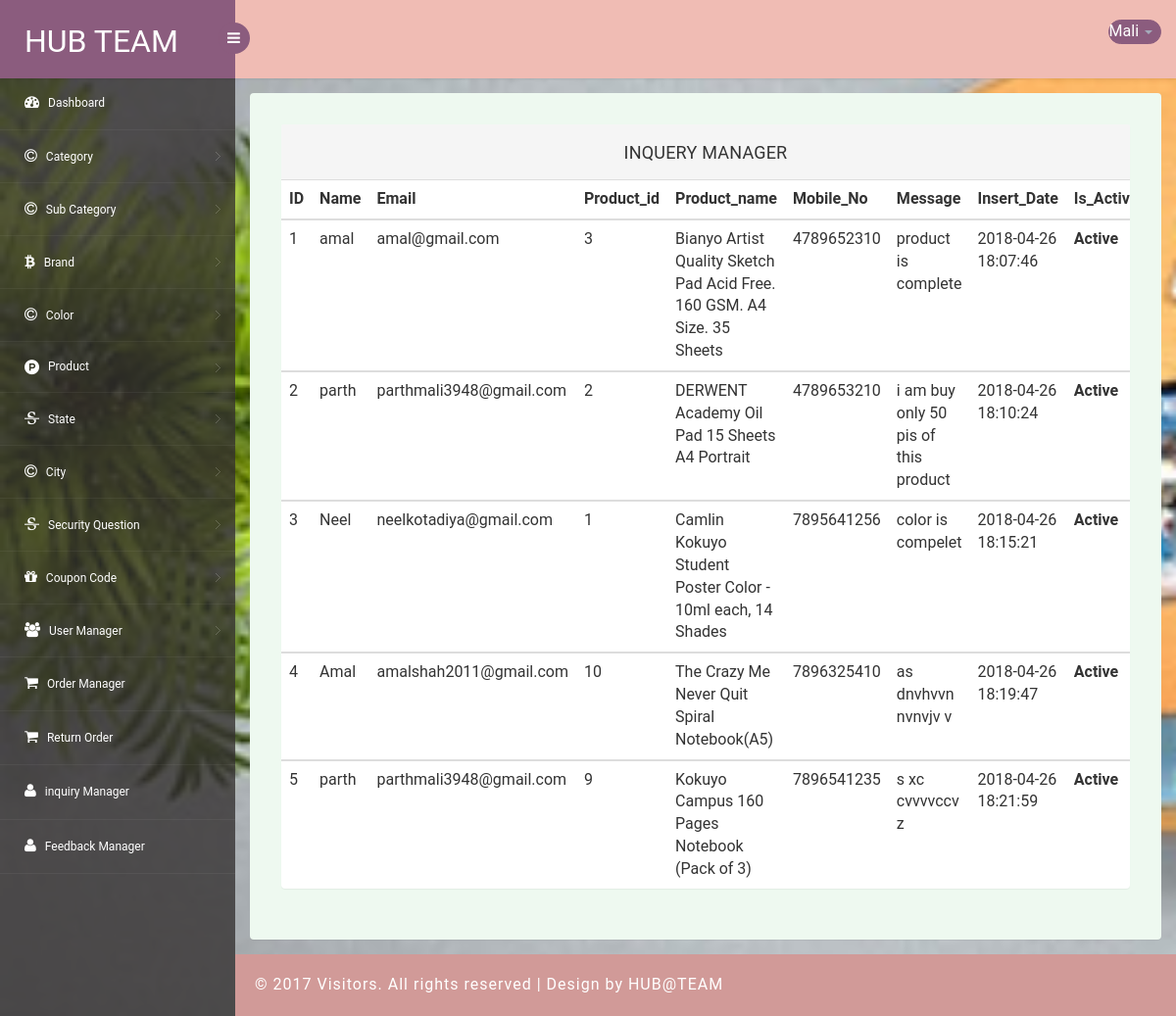
Page /Stationery_Hub/admin/inquiry_manager.php (signed in) on the committed database.
### tables this page shows
CREATE TABLE IF NOT EXISTS `inq_tbl` (
  `inq_id` int(11) NOT NULL AUTO_INCREMENT,
  `prod_id` int(11) NOT NULL,
  `user_id` int(11) NOT NULL,
  `name` varchar(100) NOT NULL,
  `email` varchar(100) NOT NULL,
  `mobile_no` varchar(10) NOT NULL,
  `inq_msg` varchar(150) NOT NULL,
  `is_active` int(11) NOT NULL,
  `doi` datetime NOT NULL,
  `dou` datetime NOT NULL,
  PRIMARY KEY (`inq_id`)
);

CREATE TABLE IF NOT EXISTS `user_tbl` (
  `user_id` int(11) NOT NULL AUTO_INCREMENT,
  `fname` varchar(50) NOT NULL,
  `lname` varchar(50) NOT NULL,
  `email` varchar(100) NOT NULL,
  `pass` varchar(50) NOT NULL,
  `gender` varchar(6) NOT NULL,
  `profile_pic` varchar(100) NOT NULL,
  `sec_que` varchar(150) NOT NULL,
  `sec_ans` varchar(150) NOT NULL,
  `add1` varchar(100) NOT NULL,
  `city_id` varchar(100) NOT NULL,
  `state_id` varchar(100) NOT NULL,
  `is_active` int(11) NOT NULL,
  `doi` datetime NOT NULL,
  `dou` datetime NOT NULL,
  `user_typ` int(11) NOT NULL,
  PRIMARY KEY (`user_id`)
);

CREATE TABLE IF NOT EXISTS `product_tbl` (
  `prod_id` int(11) NOT NULL AUTO_INCREMENT,
  `prod_name` varchar(100) NOT NULL,
  `brand_id` int(11) NOT NULL,
  `color_id` int(11) NOT NULL,
  `cat_id` int(11) NOT NULL,
  `sub_cat_id` int(11) NOT NULL,
  `b2b_price` varchar(10) NOT NULL,
  `b2b_qun` int(11) NOT NULL,
  `b2c_price` varchar(10) NOT NULL,
  `prod_img1` varchar(100) NOT NULL,
  `prod_img2` varchar(100) NOT NULL,
  `prod_img3` varchar(100) NOT NULL,
  `prod_dec` varchar(150) NOT NULL,
  `is_active` int(11) NOT NULL,
  `doi` datetime NOT NULL,
  `dou` datetime NOT NULL,
  PRIMARY KEY (`prod_id`)
);

### Stationery_Hub/admin/inquiry_manager.php (the view, shortened to what this page needs)
<?php
require "common/header.php";
$qry="SELECT * FROM inq_tbl WHERE is_active!=0";
$rs=mysqli_query($conn,$qry);
?>
<section id="main-content">
	<section class="wrapper">
		<div class="table-agile-info">
   <div class="panel panel-default">
    <div class="panel-heading">
     Inquery MANAGER
    </div>
      <div class="table-responsive">
      <table class="table" ui-jq="footable" >
        <thead>
          <tr>
            <th data-breakpoints="xs">ID</th>
            <th>Name</th>
            <th>Email</th>
            <th>Product_id</th>
            <th>Product_name</th>
            <th>Mobile_No</th>
            <th>Message</th>
            <th>Insert_Date</th>
            <th>Is_Active</th>
          </tr>
        </thead>
        <?php
            while($row=mysqli_fetch_assoc($rs))
                {
        ?>
        <tbody>
          <tr data-expanded="true">
                                <td><?php echo $row['inq_id']; ?></td>
                                 <td><?php $user_id=$row['user_id'];
                                      $qry1="SELECT fname FROM user_tbl WHERE user_id=$user_id";
                                        $rs1=mysqli_query($conn,$qry1);
                                          while($row1=mysqli_fetch_assoc($rs1))
                                                    {
                                                         echo $row1['fname'];
                                ?></td>
                                <?php } ?>
                                <td><?php $user_id=$row['user_id'];
                                      $qry1="SELECT email FROM user_tbl WHERE user_id=$user_id";
                                        $rs1=mysqli_query($conn,$qry1);
                                          while($row1=mysqli_fetch_assoc($rs1))
                                                    {
                                                         echo $row1['email'];
                                ?></td>
                                <?php } ?>
                                 <td><?php echo $row['prod_id']; ?></td>
                                  <td><?php $prod_id=$row['prod_id'];
                                      $qry1="SELECT prod_name FROM product_tbl WHERE prod_id=$prod_id";
                                        $rs1=mysqli_query($conn,$qry1);
                                          while($row1=mysqli_fetch_assoc($rs1))
                                                    {
                                                         echo $row1['prod_name'];
                                      ?>
                                  </td>
                                <?php } ?>
                                <td><?php echo $row['mobile_no']; ?></td>
                                <td><?php echo $row['inq_msg']; ?></td>
                                <td><?php echo $row['doi']; ?></td>
                                 <td><b><?php if($row['is_active']==1){ echo "Active";}else { echo "Block";} ?></b></td>
          </tr>
        </tbody>
        <?php } ?>
      </table>
     </div>
  </div>
</div>
</section>
 <?php
      require "common/footer.php";
	?>

### Stationery_Hub/admin/css/style.css (style rules this page uses)
html, body { font-family: 'Roboto', sans-serif; font-size: 100%; overflow-x: hidden; background: url(../images/bg.jpg) no-repeat 0px 0px; background-size:cover; }
.table-agile-info { background: #eef9f0; padding: 2em; border-radius: 4px; -webkit-box-shadow: 0 1px 1px rgba(0,0,0,.05); box-shadow: 0 1px 1px rgba(0,0,0,.05); }
#main-content { margin-left:240px; -webkit-transition:all .3s ease-in-out; -moz-transition:all .3s ease-in-out; -o-transition:all .3s ease-in-out; transition:all .3s ease-in-out; }
.wrapper { display:inline-block; margin-top:80px; padding:15px; width:100%; }
.panel-heading { position: relative; height: 57px; line-height: 57px; letter-spacing: 0.2px; color: #000; font-size: 18px; font-weight: 400; padding: 0 16px; background:#ddede0; border-top-right-radius: 2px; border-top-left-radius: 2px; text-transform: uppercase; text-align: center; }
.panel { border: none ! important; }

### rows in the picture
inq_tbl: inq_id "1", prod "3", mobile_no "4789652310", inq_msg "product is complete", doi "2018-04-26 18:07:46", is_active "Active"
user_tbl: fname "amal", email "amal@gmail.com"
product_tbl: prod_name "Bianyo Artist Quality Sketch Pad Acid Free. 160 GSM. A4 Size. 35 Sheets"
inq_tbl: inq_id "2", prod "2", mobile_no "4789653210", inq_msg "i am buy only 50 pis of this product", doi "2018-04-26 18:10:24", is_active "Active"
user_tbl: fname "parth", email "parthmali3948@gmail.com"
product_tbl: prod_name "DERWENT Academy Oil Pad 15 Sheets A4 Portrait"
inq_tbl: inq_id "3", prod "1", mobile_no "7895641256", inq_msg "color is compelet", doi "2018-04-26 18:15:21", is_active "Active"
user_tbl: fname "Neel", email "neelkotadiya@gmail.com"
product_tbl: prod_name "Camlin Kokuyo Student Poster Color - 10ml each, 14 Shades"
inq_tbl: inq_id "4", prod "10", mobile_no "7896325410", inq_msg "as dnvhvvn nvnvjv v", doi "2018-04-26 18:19:47", is_active "Active"
user_tbl: fname "Amal", email "amalshah2011@gmail.com"
product_tbl: prod_name "The Crazy Me Never Quit Spiral Notebook(A5)"
inq_tbl: inq_id "5", prod "9", mobile_no "7896541235", inq_msg "s xc cvvvvccv z", doi "2018-04-26 18:21:59", is_active "Active"
product_tbl: prod_name "Kokuyo Campus 160 Pages Notebook (Pack of 3)"

### other values in the picture
$name "Mali"
